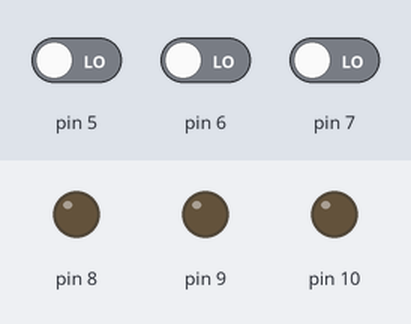
A sketch run on a simulated Arduino Uno, built with avr-gcc and run on an emulated ATmega328P. On the bench: output pins drawn as LEDs (lit = HIGH). The test bench sets the inputs (shaded band); at power-on: pin 5 LOW, pin 6 LOW, pin 7 LOW.

Above: at 1.2 s.
1.3 s: pin 5 driven HIGH
At 1.8 s:
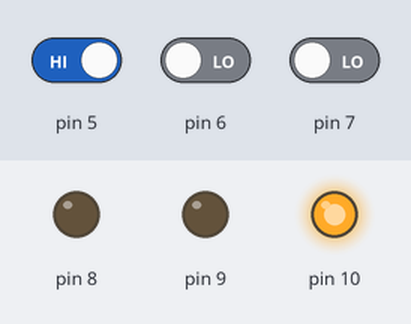
2.8 s: pin 6 driven HIGH
At 3.2 s:
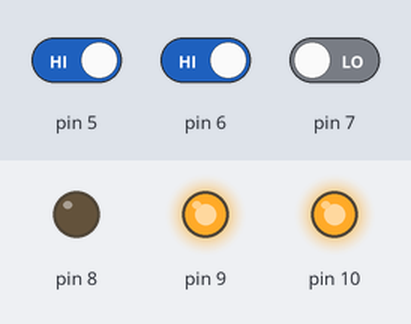
4.3 s: pin 7 driven HIGH
At 5.3 s:
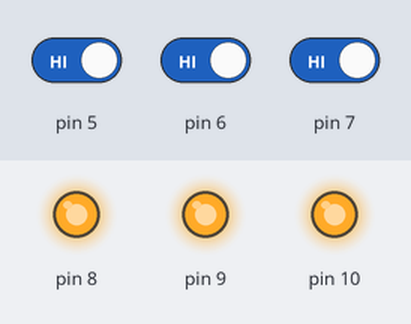
5.8 s: pin 5 driven LOW
At 6.6 s:
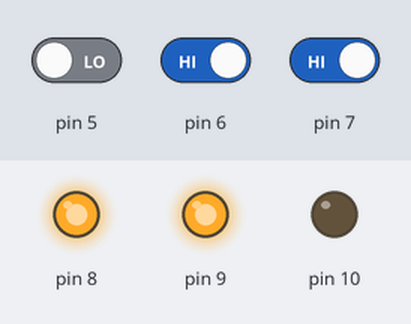
7.3 s: pin 6 driven LOW
At 7.6 s:
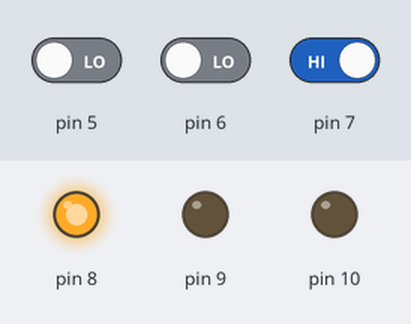
8.8 s: pin 5 driven HIGH
At 10.1 s:
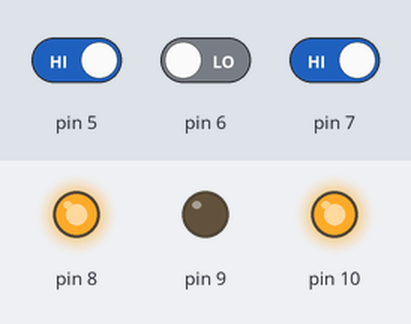
Timing chart, 0 to 11.3 s (numbered marks = the images above; inputs shaded):
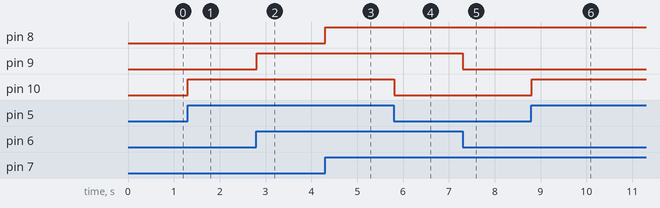

Measured:
- after the input at 1.3 s, pin 10: LOW → HIGH at once
- after the input at 2.8 s, pin 9: LOW → HIGH at once
- after the input at 4.3 s, pin 8: LOW → HIGH at once
- after the input at 5.8 s, pin 10: HIGH → LOW at once
- after the input at 7.3 s, pin 9: HIGH → LOW at once
- after the input at 8.8 s, pin 10: LOW → HIGH at once

The sketch:

rgb_buton1.ino
```cpp
// C++ code
//
int blue = 0;

int green = 0;

int red = 0;

void setup()
{
  pinMode(7, INPUT);
  pinMode(5, INPUT);
  pinMode(6, INPUT);
  pinMode(9, OUTPUT);
  pinMode(10, OUTPUT);
  pinMode(8, OUTPUT);
}

void loop()
{
  red = digitalRead(7);
  green = digitalRead(5);
  blue = digitalRead(6);
  if (blue == 1) {
    digitalWrite(9, HIGH);
  } else {
    digitalWrite(9, LOW);
  }
  if (green == 1) {
    digitalWrite(10, HIGH);
  } else {
    digitalWrite(10, LOW);
  }
  if (red == 1) {
    digitalWrite(8, HIGH);
  } else {
    digitalWrite(8, LOW);
  }
  delay(10); // Delay a little bit to improve simulation performance
}
```
